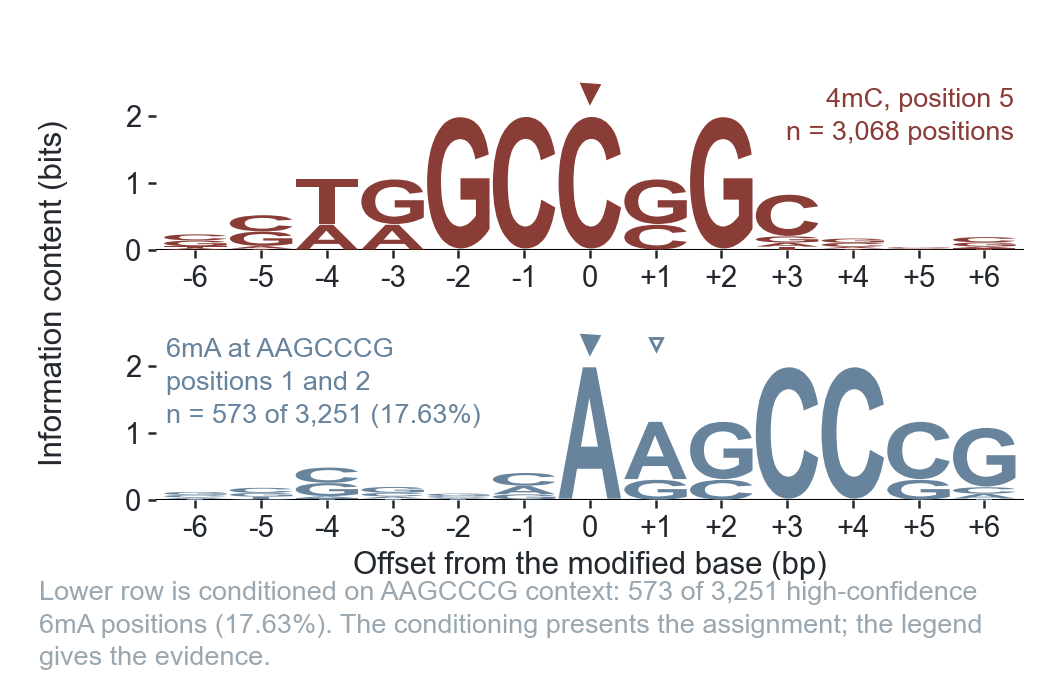

Reproduce this figure in Python.
"""Figure 3, panel a — sequence logos of the high-confidence 4mC and 6mA positions.

Message: each recognition sequence, shown as the base composition around its own
mark rather than asserted as a drawing.

The two rows are drawn on DIFFERENT site sets, and the difference is the point:
  4mC  - every high-confidence position.  4mC calling is confined to the two
         recognition sequences (3,067 of 3,068), so the unconditioned set is
         informative; it is a 64:36 MIXTURE of TGGCCGGC and AAGCCCG, which is why
         offsets -4, -3 and +1 carry two letters at about 1 bit.  Those offsets
         are two-state because two sequences are pooled, NOT because either
         sequence is degenerate.
  6mA  - only the AAGCCCG-context positions (rebuilt 2026-10-22 on author
         instruction).  On every high-confidence 6mA position the logo resolves
         nothing: 82% of that set is the unassigned adenine fraction, so the logo
         reports this genome's base composition (0.16-0.53 bits per flanking
         offset) and MEME on the same set returns a degenerate GC-rich 9-mer with
         no AAGCCCG.  Conditioning on the recognition sequence is therefore a
         PRESENTATION of the assignment, not evidence for it; the evidence is the
         rate contrast (15.59% of AAGCCCG adenine positions modified at T1 vs
         0.0634% of motif-external reference adenines, 246-fold), which the legend
         carries.  The conditioning and its denominator are printed in the panel.

DATA INPUT (recomputed at render time, nothing hard-coded):
  recompute_261015/canonical_sites_genomewide_261015.tsv  — the canonical site
      list (timepoint / pos / strand / mod).  `pos` is a 0-based genome index,
      the convention Writing/check_pileup_refbase.py enforces.
  11_epigenome_integration/data/NC_003888.3.fna           — the reference.
The site set is OPTION A as approved by the author on 2026-10-20: every
high-confidence position of each chemistry, pooled over T1-T3 (not split by
timepoint) and not filtered on occupancy.  Flanks are taken strand-aware: a
minus-strand site contributes the reverse complement of its window, so offset 0
is the modified base and offsets increase 5'->3' along the modified strand.

Letter heights are the standard sequence-logo definition with Schneider's
small-sample correction: R_i = 2 - H_i - e_n with e_n = 3 / (2 ln2 n), and the
height of base b at position i is f_b,i * R_i.  Heights are written to
data_261013/fig3a_logo_261022.tsv so the registry can cite them.

Tile for the composer's 12-column grid: EXACT 1039 x 685 px, transparent, and no
bbox_inches='tight' (tight re-crops the canvas and breaks the grid).  Colour comes
only from 00_shared_utils constants and encodes the CHEMISTRY, not the motif
(4mC -> U.COL_4mC, 6mA -> U.COL_6mA); base identity is carried by the glyph.

Run:  python panel_3a.py        (conda env: epi-rna)
Out:  panel_3a.png
"""
import csv
import importlib
import math
import sys
from collections import Counter
from pathlib import Path

sys.path.insert(0, '/Users/okaban/bioinfo/rna-seq/15_paper_figures/scripts')
U = importlib.import_module('00_shared_utils')   # module name starts with a digit

import logomaker
import matplotlib as mpl
import matplotlib.pyplot as plt
import pandas as pd
from PIL import Image

U.apply_unified_style()
mpl.rcParams['savefig.bbox'] = None   # the style helper sets 'tight', which resizes

# ------------------------------------------------------------------- input paths
ROOT = Path('/Users/okaban/bioinfo/rna-seq')
SITES = ROOT / '15_paper_figures/scripts/recompute_261015/canonical_sites_genomewide_261015.tsv'
GENOME = ROOT / '11_epigenome_integration/data/NC_003888.3.fna'
TABLE_OUT = ROOT / '15_paper_figures/data_261013/fig3a_logo_261022.tsv'

LO, HI = -6, 6                 # offsets about the modified base, inclusive
BASES = ('A', 'C', 'G', 'T')
COMP = str.maketrans('ACGT', 'TGCA')
# Where the modified base sits inside its recognition sequence (LOCKED CANON).
# 2026-10-24: 6mA 行は offset 0 と +1 の両方にマーカーを置くようになったので、
# パネル内ラベルも「position 1」から両位置を名指す表記へ改める。パネルが 2 位置を
# 示しているのにラベルが 1 位置しか名指さない状態は、著者が指摘した不整合と同型。
MARK_POSITION = {'4mC': 'position 5', '6mA': 'positions 1 and 2'}


def reference():
    with open(GENOME) as fh:
        g = ''.join(l.strip() for l in fh if not l.startswith('>')).upper()
    assert len(g) == 8667507, len(g)
    return g


def windows(genome):
    """Strand-oriented flanks of every high-confidence position, by chemistry.

    The reference base is re-checked here rather than trusted: a 4mC call must
    sit on C (+) or G (-) and a 6mA call on A (+) or T (-).  A pileup can carry
    a call to a position whose reference base is neither (the 2026-10-15 defect),
    and such a window would contribute a bogus centre letter to the logo.
    """
    expect = {'4mC': ('C', 'G'), '6mA': ('A', 'T')}
    seen, out = set(), {'4mC': [], '6mA': []}
    with open(SITES) as fh:
        for r in csv.DictReader(fh, delimiter='\t'):
            p, s, m = int(r['pos']), r['strand'], r['mod']
            if (p, s, m) in seen:          # pooled over T1-T3: count each position once
                continue
            seen.add((p, s, m))
            assert genome[p] == (expect[m][0] if s == '+' else expect[m][1]), (p, s, m)
            if p + LO < 0 or p + HI >= len(genome):
                continue
            w = genome[p + LO: p + HI + 1]
            if s == '-':
                w = w.translate(COMP)[::-1]
            if 'N' in w:
                continue
            out[m].append(w)
    return out


def heights(wins):
    """Sequence-logo letter heights, small-sample corrected."""
    n = len(wins)
    e_n = 3.0 / (2.0 * math.log(2) * n)
    rows = {}
    for j, off in enumerate(range(LO, HI + 1)):
        c = Counter(w[j] for w in wins)
        f = {b: c.get(b, 0) / n for b in BASES}
        H = -sum(p * math.log2(p) for p in f.values() if p > 0)
        R = max(0.0, 2.0 - H - e_n)
        rows[off] = {b: f[b] * R for b in BASES}
    return pd.DataFrame.from_dict(rows, orient='index')[list(BASES)], n


def context_of(w, mod):
    """Which recognition sequence this window's modified base sits in.

    4mC sits at position 5 of BOTH recognition sequences, so its site set is a
    mixture; 6mA sits at A1 (position 1) or A2 (position 2) of AAGCCCG.
    """
    sl = lambda lo, hi: w[lo - LO: hi - LO + 1]
    if mod == '4mC':
        return ('TGGCCGGC' if sl(-4, 3) == 'TGGCCGGC'
                else 'AAGCCCG' if sl(-4, 2) == 'AAGCCCG' else 'unassigned')
    return ('AAGCCCG' if sl(0, 6) == 'AAGCCCG' or sl(-1, 5) == 'AAGCCCG'
            else 'unassigned')


# ---------------------------------------------------------------------- canvas
W, H = 1039, 685                  # px, the composer's tile size for this slot
FS_ANN = U.FONT['annot']          # 6.5 - in-panel identity block
FS_TICK = U.FONT['tick']          # 7   - tick labels
FS_LAB = U.FONT['axis_label']     # 7.5 - axis labels
YMAX = 2.45                       # 2 bits of logo plus headroom for the mark symbol

# +0.3 px of slack: matplotlib floors the canvas, and the tile must be EXACT
fig = plt.figure(figsize=((W + 0.3) / 300, (H + 0.3) / 300), dpi=300)

GEN = reference()
WINS = windows(GEN)

# Rows: 4mC above, 6mA below.  Row 1 stops at y = 0.885 so the top-left
# 118 x 71 px stays clear for the panel letter the composer places there.
#
# `subset` is the site set each row is drawn on, and the two rows differ:
#   4mC  - every high-confidence position (option A).  4mC calling is confined to
#          the two recognition sequences (3,067 of 3,068 positions), so the whole
#          set is informative even though it is a mixture of the two.
#   6mA  - only the AAGCCCG-context positions.  Drawn on every high-confidence 6mA
#          position the logo resolves nothing, because 82% of that set is the
#          unassigned adenine fraction and the logo then reports this genome's
#          base composition.  Conditioning on the recognition sequence is NOT the
#          evidence that AAGCCCG is the recognition sequence -- that rests on the
#          rate contrast quoted in the legend -- so the conditioning and its
#          denominator are printed inside the panel where a reader cannot miss
#          them.  `anchor` puts each identity block over its own logo's empty
#          flank: the 4mC logo decays to the 3' side, the conditioned 6mA logo
#          to the 5' side.
ROWS = [('4mC', U.COL_4mC, [0.150, 0.635, 0.835, 0.240], None, 'right'),
        ('6mA', U.COL_6mA, [0.150, 0.270, 0.835, 0.240], 'AAGCCCG', 'left')]

axes, counts, matrices, drawn = [], {}, {}, {}
for mod, colour, box, subset, anchor in ROWS:
    counts[mod] = len(WINS[mod])
    use = ([w for w in WINS[mod] if context_of(w, mod) == subset]
           if subset else WINS[mod])
    mat, n = heights(use)
    drawn[mod], matrices[mod] = n, mat
    ax = fig.add_axes(box)
    axes.append(ax)
    logomaker.Logo(mat, ax=ax, color_scheme=colour, font_name='Arial',
                   stack_order='big_on_top', vpad=0.02, show_spines=False)
    U.style_axes(ax)
    ax.set_xlim(LO - 0.6, HI + 0.6)
    ax.set_ylim(0, YMAX)
    ax.set_yticks([0, 1, 2])
    ax.set_xticks(range(LO, HI + 1))
    ax.set_xticklabels([f'{o:+d}'.replace('+0', '0') for o in range(LO, HI + 1)],
                       fontsize=FS_TICK)
    ax.tick_params(labelsize=FS_TICK, length=2, width=0.6, pad=1.5)

    # The modified base, marked where it is rather than named in prose: a filled
    # triangle over offset 0, in the colour that encodes the chemistry.
    ax.plot([0], [YMAX - 0.12], marker='v', markersize=3.6, color=colour,
            clip_on=False, zorder=5)

    # 2026-10-24: 6mA の行は offset +1（AAGCCCG の 2 番目の A）にも開いた三角を置く。
    # 著者の指摘で判明した不整合への対応。本文 R3 は「position 2 carrying 6mA in
    # 6.97%, 7.50% and 8.85% as fallback」と報告し、Figure 3b の凡例は
    # 「A1 by 5' base, A2」、補足図 2c の凡例は「6mA at A1/A2」と書いているのに、
    # このロゴだけが offset 0 にしかマーカーを置いていなかった。塗りつぶしの三角が
    # 主たる修飾位置、開いた三角が 5' G に塞がれたときのフォールバック位置を表す。
    if mod == '6mA':
        ax.plot([1], [YMAX - 0.12], marker='v', markersize=3.0, markerfacecolor='none',
                markeredgecolor=colour, markeredgewidth=0.7, clip_on=False, zorder=5)

    # Identity block over the uninformative flank of this row's own logo, where
    # no letter reaches; placement is checked by assert_no_text_collisions below.
    # For a conditioned row the block states the conditioning AND its denominator,
    # so the selection cannot be read as a result.
    if subset:
        # 2026-10-24: 位置の表記が「positions 1 and 2」に伸びたぶんを行分割で吸収する。
        # 1 行に残すと標準の figsize で assert_no_text_collisions が落ち、パネル単体の
        # 再生成ができなくなる（合成図は幅が広いので通ってしまい、事故が隠れる）。
        label = (f'{mod} at {subset}\n{MARK_POSITION[mod]}\n'
                 f'n = {n:,} of {counts[mod]:,} ({100 * n / counts[mod]:.2f}%)')
    else:
        label = f'{mod}, {MARK_POSITION[mod]}\nn = {n:,} positions'
    ax.text(LO - 0.45 if anchor == 'left' else HI + 0.45, YMAX - 0.04, label,
            ha=anchor, va='top', fontsize=FS_ANN, color=colour,
            linespacing=1.45, zorder=4)

axes[-1].set_xlabel('Offset from the modified base (bp)', fontsize=FS_LAB,
                    labelpad=2)

# The conditioning of the lower row, spelled out under the axes so it is read as
# a property of the site set rather than as a result. The in-panel block already
# carries n and the percentage; this line names the denominator in words.
_sub, _n, _N = ROWS[1][3], drawn['6mA'], counts['6mA']
_note = (f'Lower row is conditioned on {_sub} context: {_n:,} of {_N:,} '
         f'high-confidence 6mA positions ({100 * _n / _N:.2f}%). The '
         f'conditioning presents the assignment; the legend gives the evidence.')


def wrap_to_canvas(text, x0, fontsize):
    """Greedy wrap measured against the real canvas, not a guessed character count.

    Two earlier drafts of this note ran off the tile and were caught only by the
    collision guard; measuring here makes the overflow impossible rather than
    detected, and keeps the note correct if the numbers change width.
    """
    rend = fig.canvas.get_renderer()
    limit = W * (1 - x0) - 4

    def px(s):
        t = fig.text(0, 0, s, fontsize=fontsize)
        w = t.get_window_extent(rend).width
        t.remove()
        return w

    lines, cur = [], ''
    for word in text.split():
        trial = f'{cur} {word}'.strip()
        if cur and px(trial) > limit:
            lines.append(cur)
            cur = word
        else:
            cur = trial
    lines.append(cur)
    assert all(px(l) <= limit for l in lines), [l for l in lines if px(l) > limit]
    return '\n'.join(lines)


fig.text(0.038, 0.022, wrap_to_canvas(_note, 0.038, FS_ANN),
         ha='left', va='bottom', fontsize=FS_ANN, color=U.COL_GRAY,
         linespacing=1.45)
# One y-label for both rows: two per-axes labels at this tile height overlap each
# other across the row gap, and the quantity is the same in both.
fig.text(0.038, (ROWS[0][2][1] + ROWS[0][2][3] + ROWS[1][2][1]) / 2,
         'Information content (bits)', rotation=90, ha='left', va='center',
         fontsize=FS_LAB, color=U.COL_DARK)

# ---------------------------------------------- recognition-context breakdown
# Written for BOTH chemistries whatever each row is drawn on, because the two
# numbers a reader needs are exactly these: the 4mC row is a MIXTURE of the two
# recognition sequences, and the 6mA row is conditioned because the unconditioned
# set is dominated by the mark's unassigned fraction.
CTX = {mod: Counter(context_of(w, mod) for w in WINS[mod])
       for mod, *_ in ROWS}

# ------------------------------------------------- provenance table, then PNG
TABLE_OUT.parent.mkdir(parents=True, exist_ok=True)
with open(TABLE_OUT, 'w', newline='') as fh:
    wr = csv.writer(fh, delimiter='\t')
    wr.writerow(['block', 'mod', 'n_available', 'n_drawn', 'key', 'value']
                + [f'height_{b}' for b in BASES])
    for mod, _c, _b, subset, _a in ROWS:
        wr.writerow(['site_set', mod, counts[mod], drawn[mod],
                     'subset', subset or 'all high-confidence positions']
                    + [''] * len(BASES))
        for off in range(LO, HI + 1):
            row = matrices[mod].loc[off]
            wr.writerow(['logo_heights', mod, counts[mod], drawn[mod],
                         f'offset_{off:+d}', f'{row.sum():.4f}']
                        + [f'{row[b]:.4f}' for b in BASES])
        for k, v in CTX[mod].most_common():
            wr.writerow(['context_counts', mod, counts[mod], drawn[mod], k,
                         f'{v} ({100 * v / counts[mod]:.2f}%)'] + [''] * len(BASES))

U.assert_no_text_collisions(fig, 'Fig3 panel a')
out = str(Path(__file__).with_suffix('.png'))
fig.savefig(out, dpi=300, transparent=True, bbox_inches=None, pad_inches=0)

sz = Image.open(out).size
assert sz == (W, H), sz
print('saved', out, sz)
print('site sets (available -> drawn):')
for mod, _c, _b, subset, _a in ROWS:
    print(f'   {mod}: {counts[mod]:,} -> {drawn[mod]:,}'
          f'  [{subset or "all high-confidence positions"}]')
print('consensus per offset (bits on the DRAWN set):')
for mod, *_ in ROWS:
    m = matrices[mod]
    print('  ', mod, ' '.join(f'{o:+d}:{m.loc[o].idxmax()}{m.loc[o].sum():.2f}'
                              for o in range(LO, HI + 1)))
print('recognition context of the AVAILABLE set:')
for mod, *_ in ROWS:
    print('  ', mod, dict(CTX[mod]))
